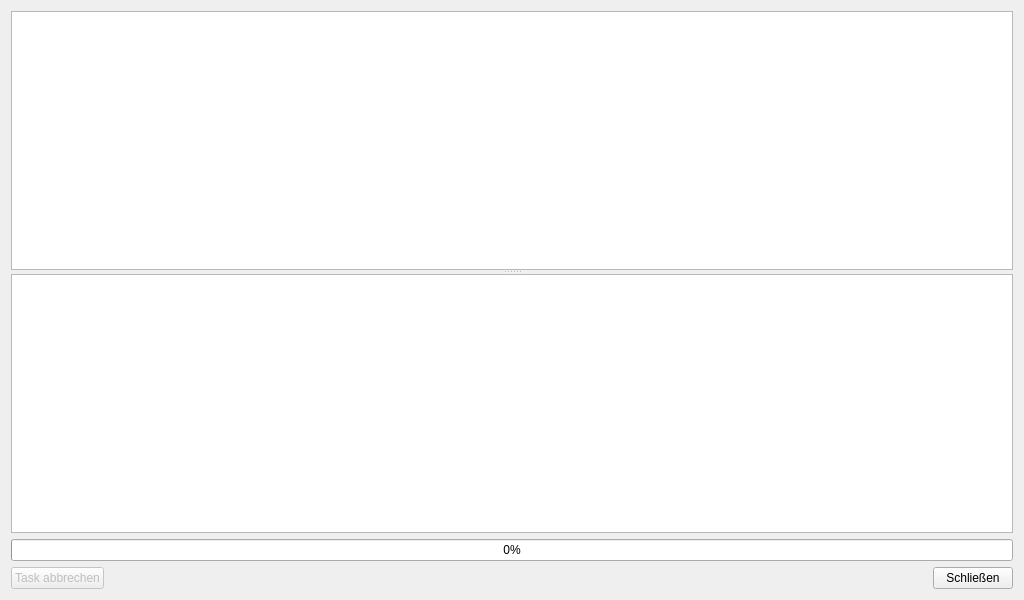
<?xml version="1.0" encoding="UTF-8"?>
<ui version="4.0">
 <class>Form</class>
 <widget class="QWidget" name="Form">
  <property name="geometry">
   <rect>
    <x>0</x>
    <y>0</y>
    <width>1024</width>
    <height>600</height>
   </rect>
  </property>
  <property name="windowTitle">
   <string>Form</string>
  </property>
  <layout class="QVBoxLayout" name="verticalLayout">
   <item>
    <widget class="QSplitter" name="splitter">
     <property name="orientation">
      <enum>Qt::Vertical</enum>
     </property>
     <widget class="QTreeView" name="tvClientStatus">
      <property name="editTriggers">
       <set>QAbstractItemView::NoEditTriggers</set>
      </property>
      <property name="indentation">
       <number>10</number>
      </property>
      <property name="rootIsDecorated">
       <bool>false</bool>
      </property>
      <property name="itemsExpandable">
       <bool>false</bool>
      </property>
     </widget>
     <widget class="QTextEdit" name="teLog">
      <property name="readOnly">
       <bool>true</bool>
      </property>
     </widget>
    </widget>
   </item>
   <item>
    <widget class="QProgressBar" name="progressBar">
     <property name="value">
      <number>0</number>
     </property>
    </widget>
   </item>
   <item>
    <layout class="QHBoxLayout" name="horizontalLayout">
     <item>
      <widget class="QPushButton" name="btnAbort">
       <property name="enabled">
        <bool>false</bool>
       </property>
       <property name="text">
        <string>Task abbrechen</string>
       </property>
      </widget>
     </item>
     <item>
      <spacer name="horizontalSpacer">
       <property name="orientation">
        <enum>Qt::Horizontal</enum>
       </property>
       <property name="sizeHint" stdset="0">
        <size>
         <width>40</width>
         <height>20</height>
        </size>
       </property>
      </spacer>
     </item>
     <item>
      <widget class="QPushButton" name="btnClose">
       <property name="text">
        <string>Schließen</string>
       </property>
      </widget>
     </item>
    </layout>
   </item>
  </layout>
 </widget>
 <resources/>
 <connections/>
</ui>
